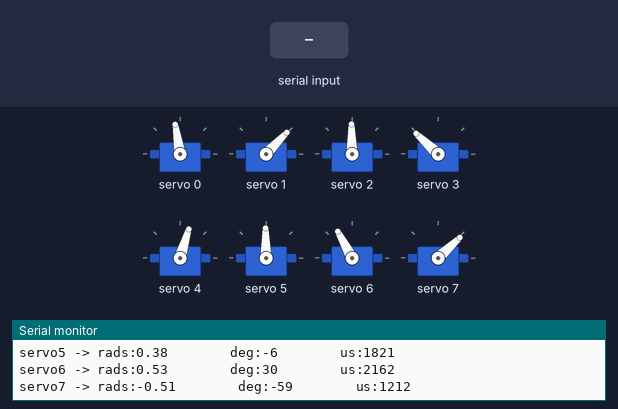
Recording of a sketch running on a simulated ESP32. On the bench: 8 × servo, the last lines printed to the serial monitor. The test bench sets the inputs (shaded band).

Above: at 1.7 s.
1.8 s: "1" received over Serial
At 2.15 s:
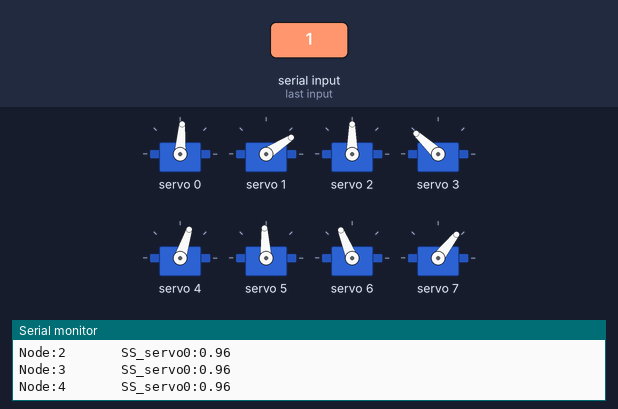
4.8 s: "0" received over Serial
At 5.8 s:
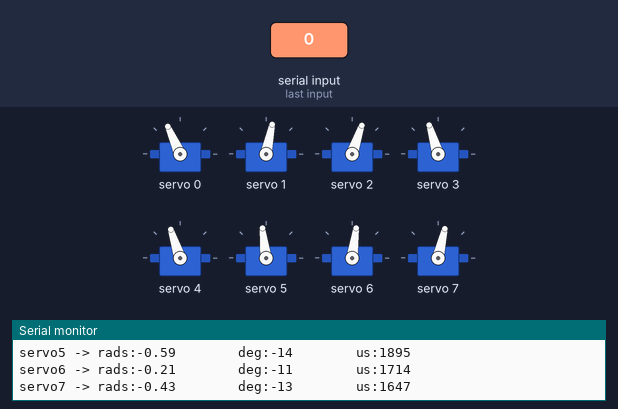
6.3 s: "1" received over Serial
At 7.3 s:
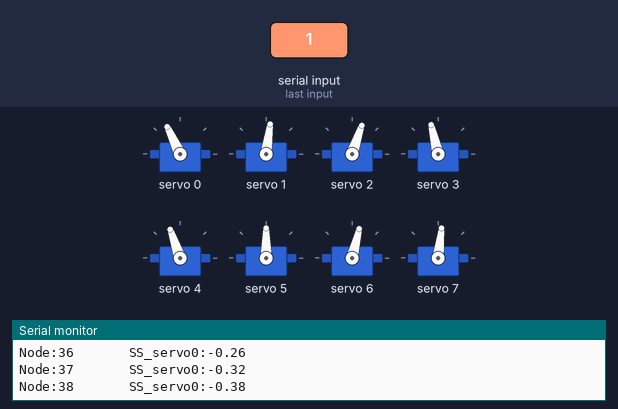
Timing chart, 0 to 9.3 s (numbered marks = the images above; inputs shaded):
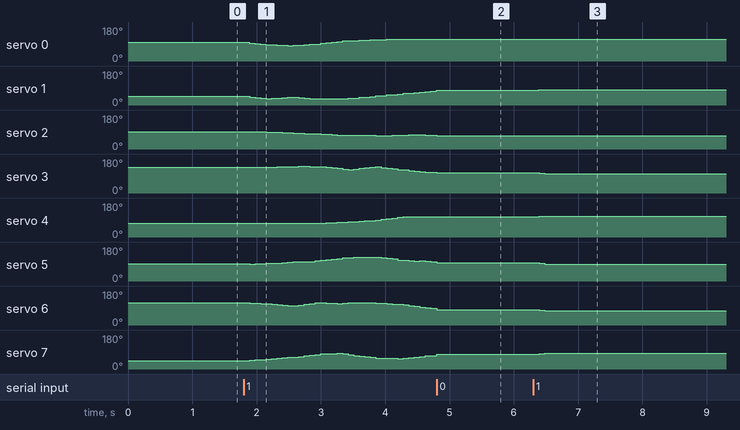

Measured:
- after the input at 4.8 s, servo 0: stays 114° (without the input it goes to 115° after 0.25 s); servo 4: 107° → 108° at once
- after the input at 6.3 s, servo 0: 114° → 115° after 0.17 s; servo 1: 78° → 81° after 0.09 s, → 82° 0.09 s later; servo 3: 107° → 104° after 0.09 s, → 103° 0.09 s later; servo 4: 108° → 109° after 0.09 s; servo 5: 97° → 94° after 0.09 s, → 90° 0.09 s later

The sketch:

2_feet_step_up_5cm_step_eps_5.ino
```cpp
//Gait template
//FIRST STEP OF LEG 1 MODIFIED
#include <Wire.h>
#include <Adafruit_PWMServoDriver.h>

Adafruit_PWMServoDriver pca9685 = Adafruit_PWMServoDriver();

#define SERVO_FREQ 300
#define SER0 0 //Hip 1
#define SER1 1 //Knee 1
#define SER2 2 //Hip 2
#define SER3 3 //Knee 2
#define SER4 4 //Hip 3
#define SER5 5 //Knee 3
#define SER6 6 //Hip 4
#define SER7 7 //Knee 4

float SS_servo0[] = {-0.15391849240503686, -0.045132645555257755, 0.03702369681611945, 0.12931700240462193, 0.19026695713848632, 0.21488014125112936, 0.23765936979958788, 0.2632235584200785, 0.28391392429534906, 0.2752826970188209, 0.24250352314698725, 0.19940151581120885, 0.14762121682979848, 0.08948163424387923, 0.012569346147484912, -0.07885530905725507, -0.16136251340684188, -0.23147373104175387, -0.2975609955438407, -0.3379941443262138, -0.36352864998747464, -0.3881830943931548, -0.4155472788391793, -0.4408502220177355, -0.4648298978003256, -0.48366632549355965, -0.49840471594907554, -0.5120681657285459, -0.5208913302555997, -0.5231763271575942, -0.5236607118656781, -0.5235467308760706, -0.5236433116552721, -0.5235262233399236, -0.5235030814173157, -0.5232440605446257, -0.5230233500515414, -0.5193937843912289, -0.524924246419523};
float SS_servo1[] = {0.863295048956339, 1.055246575466914, 1.2125675669235236, 1.3974477796187235, 1.500832865727326, 1.4608458034062033, 1.4465033610330278, 1.4363517466235254, 1.4324237664979502, 1.4188825612661167, 1.4004822277863536, 1.4219572289888014, 1.4322496979002477, 1.4048711698118437, 1.3506283299842814, 1.2824740822289635, 1.197816012940949, 1.1205623626446828, 1.0587301917518541, 0.9591135309236155, 0.8606833827622596, 0.7677143306633546, 0.682497452283365, 0.601176856894881, 0.5158887748447007, 0.43825432929499286, 0.3653137785890076, 0.2929775673402702, 0.2197791632140874, 0.15152001255477066, 0.10223804994544186, 0.03844609971114194, -0.02827912671415663, -0.09116000797159778, -0.1520747912834603, -0.21382379294599677, -0.2763637377920871, -0.34040960871021275, -0.3902711132204718};
float SS_servo2[] = {-0.04044659384374027, -0.0437926761901098, -0.04552055689240352, -0.05061997374748539, -0.0628653656886584, -0.08153707213548211, -0.10760624043422255, -0.1428332732728994, -0.17483925583835505, -0.19787997258981074, -0.23106602426141942, -0.25533137455938415, -0.26806831126023195, -0.3022674990035038, -0.3611782696897654, -0.39454020956369207, -0.4303911493249928, -0.45707016805293943, -0.4527987486787845, -0.453233604399591, -0.44648892041477584, -0.4460077948808635, -0.45479028984122655, -0.46894293343985544, -0.5074345128335144, -0.5252367159141393, -0.5126956676370761, -0.4915506153184831, -0.4669856596881972, -0.44016087196706116, -0.42089536782508075, -0.41833183573922916, -0.42896252810543917, -0.44872470799197617, -0.4717692132367776, -0.4911138322891486, -0.5073111926891718, -0.5195221851683438, -0.5241437515472537};
float SS_servo3[] = {0.9634586906770934, 0.9707367071036871, 0.959033554060201, 0.9599694453429605, 0.9571427906676179, 0.9416708321466449, 0.9301259236316413, 0.9220667164011228, 0.8966149772867819, 0.8591665121784524, 0.8598210621549296, 0.8510604403343728, 0.8119621769172429, 0.7639038038701302, 0.7001034943321017, 0.5921703131767657, 0.49012701884324333, 0.3935655349118707, 0.2793233383041302, 0.22457187129064798, 0.3064305752366443, 0.38955136845430627, 0.46672296061153096, 0.5444028558371433, 0.5162651502424763, 0.4249517610571912, 0.35293287887103936, 0.29099725388004233, 0.2315136927614774, 0.18340401855030747, 0.12088711697431814, 0.0424486222246232, -0.027505273150772204, -0.08558728042888548, -0.13894179720726402, -0.19638951170888036, -0.2574927600127284, -0.3204428048098183, -0.3839303821703297};
float SS_servo4[] = {0.49208106455721434, 0.48782528868134467, 0.5016073999833992, 0.5042178042239271, 0.518854109287286, 0.5216920356725789, 0.513795964875402, 0.5119358939073054, 0.521489126129591, 0.5211235745236058, 0.5009382464527665, 0.4887807874139114, 0.48149787231911534, 0.4731718592612405, 0.4632045337728958, 0.4449520881708277, 0.4250010511123611, 0.4081295081953049, 0.38646598939912763, 0.34736852543089336, 0.31104160324932006, 0.26308169939482834, 0.2136291302175001, 0.16199394931770808, 0.09744845662740974, 0.0161252997849941, -0.06435828914320456, -0.15600813398913324, -0.25005029096637765, -0.3062448883730086, -0.3102698461261339, -0.31975836160459437, -0.315505718506729, -0.32255645782477715, -0.33131233883571914, -0.3350568099317012, -0.33987879643888813, -0.34997691776745304, -0.3519906764922245};
float SS_servo5[] = {0.38394605787800634, 0.3949326073747182, 0.37386606451004345, 0.3678438880341703, 0.3450581045947467, 0.31508969366252065, 0.2882471755055162, 0.2511802971371692, 0.1988789930245533, 0.1559225622452568, 0.1375347437668606, 0.11204788682624285, 0.06830997214759943, 0.006496595318455716, -0.08332358138533197, -0.18805522995090018, -0.29464885444844857, -0.39729024287046993, -0.4922342027632997, -0.5710454025852852, -0.6437866198153768, -0.7009568732998079, -0.7590408914768926, -0.8177771521450998, -0.8651140556544648, -0.8764026862739873, -0.8742430510245227, -0.859598670456939, -0.8398646146544351, -0.830423101019095, -0.7526324498736002, -0.7397835538063168, -0.7738544206089397, -0.7346737988398976, -0.6727446669052247, -0.6271252073679494, -0.5858639322239377, -0.527150774956313, -0.45083845473850015};
float SS_servo6[] = {0.5295892898986133, 0.5049564036516806, 0.4702022324109373, 0.4472162355845861, 0.4088544375162985, 0.35936995284659035, 0.31073408546058107, 0.2660471018707348, 0.21489635054950848, 0.19910072254101202, 0.2648792499164172, 0.3595965488094393, 0.4432623250868892, 0.5135991153975104, 0.5277228910791651, 0.4859680995585866, 0.45485050585309195, 0.44936057231384113, 0.4875311856292607, 0.520839902364116, 0.5237117765555612, 0.5215610491237087, 0.5186073614585627, 0.5158648949287783, 0.5022771340079853, 0.47416439911295777, 0.42653431839270506, 0.38450579342243274, 0.3574832327296353, 0.29860966271091627, 0.2323119267521693, 0.1576747112798147, 0.08196189707740134, 0.009188812655194806, -0.06219056925874769, -0.13404309524176197, -0.20671085838974645, -0.2790556893388766, -0.3395657448065944};
float SS_servo7[] = {-0.5101856785712926, -0.4820538398121184, -0.4570558844272109, -0.43875292835136537, -0.4201521397235931, -0.40266292959293465, -0.38860566528805335, -0.3845194936579147, -0.3901769959883607, -0.37987789726160437, -0.24855699899441325, -0.07134288456372274, 0.09205076296185302, 0.2575200565178319, 0.37556863586097833, 0.36476224965404425, 0.3285239335473961, 0.35091731191839387, 0.3623152638471535, 0.24646482629358576, 0.15415471577660395, 0.06588805858224683, -0.023001275399986542, -0.11066172675435387, -0.19770387866185005, -0.2635368361555725, -0.3072987235676565, -0.3563925056996974, -0.4159613486342296, -0.43680031785145845, -0.4288519663377927, -0.4287521688073132, -0.43176723679885587, -0.4324220385466436, -0.431834878797394, -0.4315373461617717, -0.43134680424058147, -0.42947120782286274, -0.4319539129635038};

int node=0;
int first=0;
int input=2;
int end_time=0;
int time_step=80000; // WAS 200 000
int steps = sizeof(SS_servo0)/sizeof(SS_servo0[0]);
int first_print=1;

// ------------------------Centers:--------------------------
int centre0=312;
int centre1=293;
int centre2=305;
int centre3=315;
int centre4=315;
int centre5=300;
int centre6=310;
int centre7=315;

// -------------------Joint configurations-------------------
int servo0=0;
int servo0_deg=0;
int servo1=0;
int servo1_deg=0;
int servo2=0;
int servo2_deg=0;
int servo3=0;
int servo3_deg=0;
int servo4=0;
int servo4_deg=0;
int servo5=0;
int servo5_deg=0;
int servo6=0;
int servo6_deg=0;
int servo7=0;
int servo7_deg=0;

void setup() {
  Serial.begin(115200);
  pca9685.begin();

  pca9685.setOscillatorFrequency(27000000); //Value between 24MHz and 27MHz, tuned for this setup
  pca9685.setPWMFreq(SERVO_FREQ);
  delay (500);

        servo0_deg=SS_servo0[0]/3.14159265*180;
        servo0=map(servo0_deg,-38,90,2200,1030);
        servo1_deg=SS_servo1[0]/3.14159265*180-servo0_deg;
        servo1=map(servo1_deg,-90,90,2600,950);
        servo2_deg=SS_servo2[0]/3.14159265*180;
        servo2=map(servo2_deg,-37,90,1500,2670);
        servo3_deg=SS_servo3[0]/3.14159265*180-servo2_deg;
        servo3=map(servo3_deg,-90,90,1100,2700);
        servo4_deg=SS_servo4[0]/3.14159265*180;
        servo4=map(servo4_deg,-90,38,2700,1500);
        servo5_deg=SS_servo5[0]/3.14159265*180-servo4_deg;
        servo5=map(servo5_deg,-90,90,2600,930);
        servo6_deg=SS_servo6[0]/3.14159265*180;
        servo6=map(servo6_deg,-90,38,850,2250);
        servo7_deg=SS_servo7[0]/3.14159265*180-servo6_deg;
        servo7=map(servo7_deg,-90,90,920,2620);

        pca9685.setPWM(SER0,0,servo0);
        pca9685.setPWM(SER1,0,servo1);
        pca9685.setPWM(SER2,0,servo2);
        pca9685.setPWM(SER3,0,servo3);
        pca9685.setPWM(SER4,0,servo4);
        pca9685.setPWM(SER5,0,servo5);
        pca9685.setPWM(SER6,0,servo6);
        pca9685.setPWM(SER7,0,servo7);

        Serial.print("Node:");
        Serial.println(node);
        Serial.print("servo0 -> rads:");
        Serial.print(SS_servo0[node]);
        Serial.print("        deg:");
        Serial.print(servo0_deg);
        Serial.print("        us:");
        Serial.println(servo0);
        Serial.print("servo1 -> rads:");
        Serial.print(SS_servo1[node]);
        Serial.print("        deg:");
        Serial.print(servo1_deg);
        Serial.print("        us:");
        Serial.println(servo1);
        Serial.print("servo2 -> rads:");
        Serial.print(SS_servo2[node]);
        Serial.print("        deg:");
        Serial.print(servo2_deg);
        Serial.print("        us:");
        Serial.println(servo2);
        Serial.print("servo3 -> rads:");
        Serial.print(SS_servo3[node]);
        Serial.print("        deg:");
        Serial.print(servo3_deg);
        Serial.print("        us:");
        Serial.println(servo3);
        Serial.print("servo4 -> rads:");
        Serial.print(SS_servo4[node]);
        Serial.print("        deg:");
        Serial.print(servo4_deg);
        Serial.print("        us:");
        Serial.println(servo4);
        Serial.print("servo5 -> rads:");
        Serial.print(SS_servo5[node]);
        Serial.print("        deg:");
        Serial.print(servo5_deg);
        Serial.print("        us:");
        Serial.println(servo5);
        Serial.print("servo6 -> rads:");
        Serial.print(SS_servo6[node]);
        Serial.print("        deg:");
        Serial.print(servo6_deg);
        Serial.print("        us:");
        Serial.println(servo6);
        Serial.print("servo7 -> rads:");
        Serial.print(SS_servo7[node]);
        Serial.print("        deg:");
        Serial.print(servo7_deg);
        Serial.print("        us:");
        Serial.println(servo7);

}

void loop()
{
  if(Serial.available()>0)
  {
    first=Serial.read();
    if(first=='1')
    {
      input=1;
    }
    if(first=='0')
    {
      input=0;
    }
  }
  if(input==1)
  {
      if(esp_timer_get_time()>=end_time)
      {
        servo0_deg=SS_servo0[node]/3.14159265*180;
        servo0=map(servo0_deg,-38,90,2200,1030);
        servo1_deg=SS_servo1[node]/3.14159265*180-servo0_deg;
        servo1=map(servo1_deg,-90,90,2600,950);
        servo2_deg=SS_servo2[node]/3.14159265*180;
        servo2=map(servo2_deg,-37,90,1500,2670);
        servo3_deg=SS_servo3[node]/3.14159265*180-servo2_deg;
        servo3=map(servo3_deg,-90,90,1100,2700);
        servo4_deg=SS_servo4[node]/3.14159265*180;
        servo4=map(servo4_deg,-90,38,2700,1500);
        servo5_deg=SS_servo5[node]/3.14159265*180-servo4_deg;
        servo5=map(servo5_deg,-90,90,2600,930);
        servo6_deg=SS_servo6[node]/3.14159265*180;
        servo6=map(servo6_deg,-90,38,850,2250);
        servo7_deg=SS_servo7[node]/3.14159265*180-servo6_deg;
        servo7=map(servo7_deg,-90,90,920,2620);

        pca9685.setPWM(SER0,0,servo0);
        pca9685.setPWM(SER1,0,servo1);
        pca9685.setPWM(SER2,0,servo2);
        pca9685.setPWM(SER3,0,servo3);
        pca9685.setPWM(SER4,0,servo4);
        pca9685.setPWM(SER5,0,servo5);
        pca9685.setPWM(SER6,0,servo6);
        pca9685.setPWM(SER7,0,servo7);

        Serial.print("Node:");
        Serial.print(node);
        Serial.print("       SS_servo0:");
        Serial.println(SS_servo3[node]);
        node+=1;
        if(node>=steps)
           {
              input=0;
              node=steps-1;
            }
         end_time=esp_timer_get_time()+time_step;
      }
   }

  if(input == 0)
  {
        servo0_deg=SS_servo0[node]/3.14159265*180;
        servo0=map(servo0_deg,-38,90,2200,1030);
        servo1_deg=SS_servo1[node]/3.14159265*180-servo0_deg;
        servo1=map(servo1_deg,-90,90,2600,950);
        servo2_deg=SS_servo2[node]/3.14159265*180;
        servo2=map(servo2_deg,-37,90,1500,2670);
        servo3_deg=SS_servo3[node]/3.14159265*180-servo2_deg;
        servo3=map(servo3_deg,-90,90,1100,2700);
        servo4_deg=SS_servo4[node]/3.14159265*180;
        servo4=map(servo4_deg,-90,38,2700,1500);
        servo5_deg=SS_servo5[node]/3.14159265*180-servo4_deg;
        servo5=map(servo5_deg,-90,90,2600,930);
        servo6_deg=SS_servo6[node]/3.14159265*180;
        servo6=map(servo6_deg,-90,38,850,2250);
        servo7_deg=SS_servo7[node]/3.14159265*180-servo6_deg;
        servo7=map(servo7_deg,-90,90,920,2620);

        pca9685.setPWM(SER0,0,servo0);
        pca9685.setPWM(SER1,0,servo1);
        pca9685.setPWM(SER2,0,servo2);
        pca9685.setPWM(SER3,0,servo3);
        pca9685.setPWM(SER4,0,servo4);
        pca9685.setPWM(SER5,0,servo5);
        pca9685.setPWM(SER6,0,servo6);
        pca9685.setPWM(SER7,0,servo7);

        if(first_print==1)
        {
        first_print=0;
        Serial.print("Node:");
        Serial.println(node);
        Serial.print("servo0 -> rads:");
        Serial.print(SS_servo0[node]);
        Serial.print("        deg:");
        Serial.print(servo0_deg);
        Serial.print("        us:");
        Serial.println(servo0);
        Serial.print("servo1 -> rads:");
        Serial.print(SS_servo1[node]);
        Serial.print("        deg:");
        Serial.print(servo1_deg);
        Serial.print("        us:");
        Serial.println(servo1);
        Serial.print("servo2 -> rads:");
        Serial.print(SS_servo2[node]);
        Serial.print("        deg:");
        Serial.print(servo2_deg);
        Serial.print("        us:");
        Serial.println(servo2);
        Serial.print("servo3 -> rads:");
        Serial.print(SS_servo3[node]);
        Serial.print("        deg:");
        Serial.print(servo3_deg);
        Serial.print("        us:");
        Serial.println(servo3);
        Serial.print("servo4 -> rads:");
        Serial.print(SS_servo4[node]);
        Serial.print("        deg:");
        Serial.print(servo4_deg);
        Serial.print("        us:");
        Serial.println(servo4);
        Serial.print("servo5 -> rads:");
        Serial.print(SS_servo5[node]);
        Serial.print("        deg:");
        Serial.print(servo5_deg);
        Serial.print("        us:");
        Serial.println(servo5);
        Serial.print("servo6 -> rads:");
        Serial.print(SS_servo6[node]);
        Serial.print("        deg:");
        Serial.print(servo6_deg);
        Serial.print("        us:");
        Serial.println(servo6);
        Serial.print("servo7 -> rads:");
        Serial.print(SS_servo7[node]);
        Serial.print("        deg:");
        Serial.print(servo7_deg);
        Serial.print("        us:");
        Serial.println(servo7);
        }

  }
}
```
